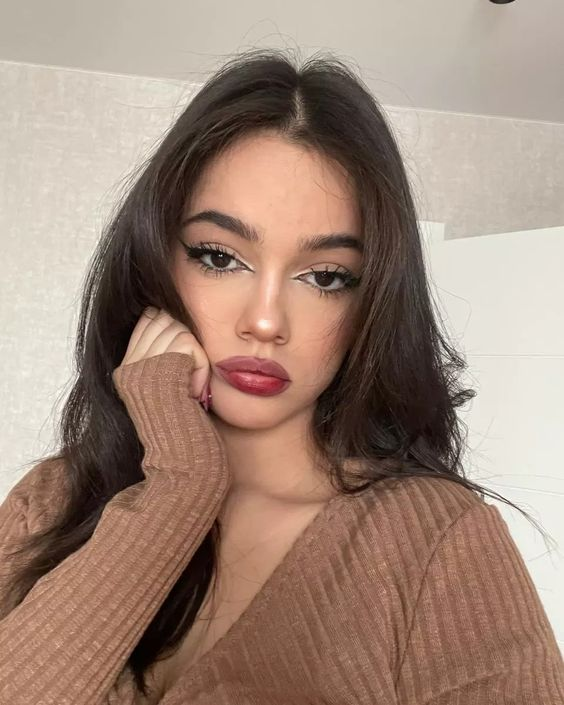
#> input picture images/color.jpeg, 564 x 705 px
$ python search.py
#> lines starting #> are read from the running program, lines starting #| are printed output that depends on the picture; after the words box and inside, x2 and y2 are one past the last pixel; in counts of white or black regions, pixels touching at a corner belong together
import cv2
import numpy

img = cv2.imread('images/color.jpeg')
#> img is the input picture: shape (705, 564, 3); mean B, G, R 120.8, 135.1, 159.6
gray = cv2.cvtColor(img, cv2.COLOR_BGR2GRAY)
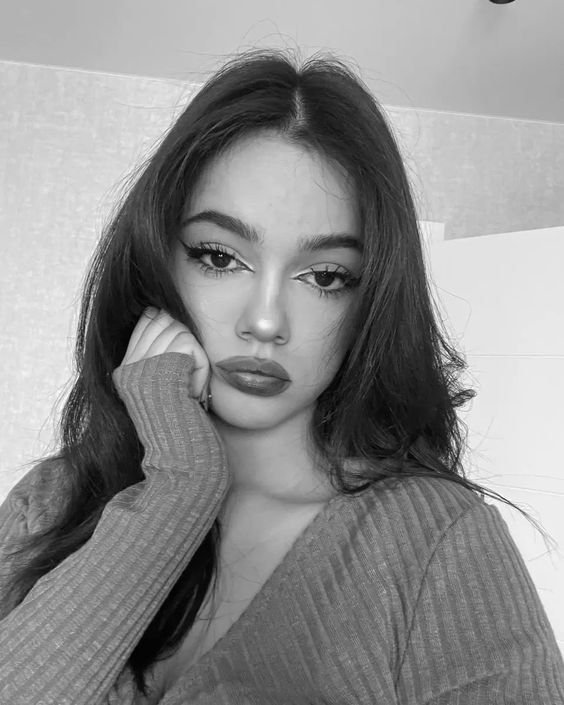
#> gray: shape (705, 564); min 0, max 254, mean 140.9
faces = cv2.CascadeClassifier('faces.xml')

results = faces.detectMultiScale(gray, scaleFactor=1.1, minNeighbors=2)
#> results = [[138, 162, 267, 267]]

for (x,y,w,h) in results:
    cv2.rectangle(img,(x,y), (x+w, y+h),(0), thickness=3)
#> this loop made 1 pass
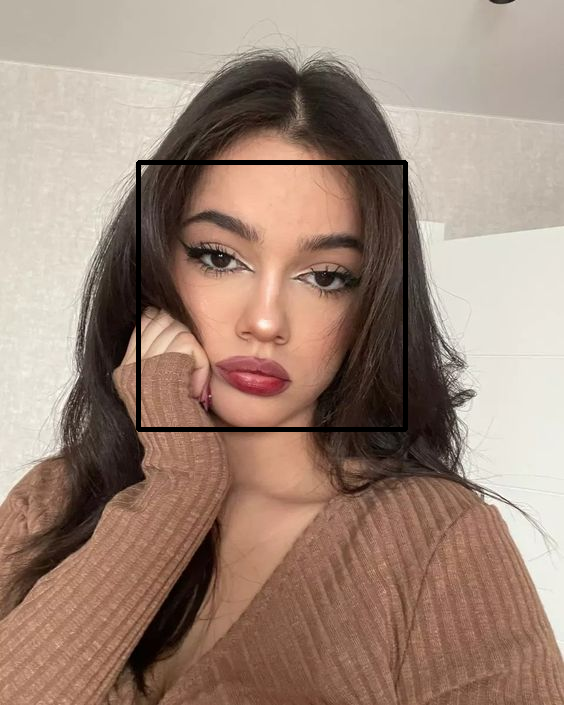
#> img: shape (705, 564, 3); 1.34% of pixels changed, all inside (x1, y1, x2, y2) = (136, 160, 408, 432)


cv2.imshow('Res',img)
cv2.waitKey(3000)

$ run again, with images/girl.jpeg copied over images/color.jpeg
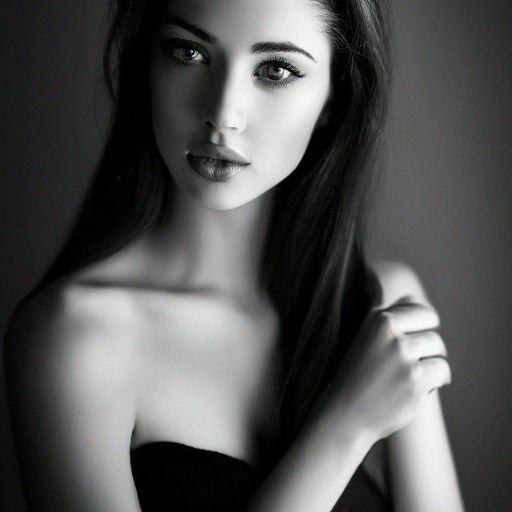
#> input picture images/girl.jpeg, 1024 x 1024 px (shown at 1/2 size)
#> img is the input picture: shape (1024, 1024, 3); mean B, G, R 82.4, 82.6, 82.4
#> results = [[262, 0, 419, 419]]
#> the loop `for (x,y,w,h) in results:` made 1 pass
#> after the loop `for (x,y,w,h) in results:`:
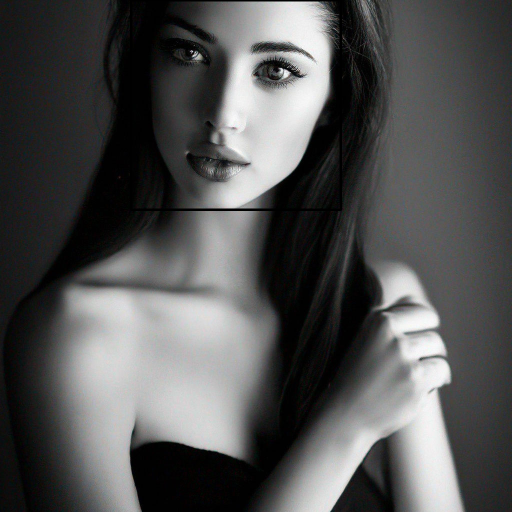
#> img: shape (1024, 1024, 3) (shown at 1/2 size); 0.7% of pixels changed, all inside (x1, y1, x2, y2) = (260, 0, 684, 422)
